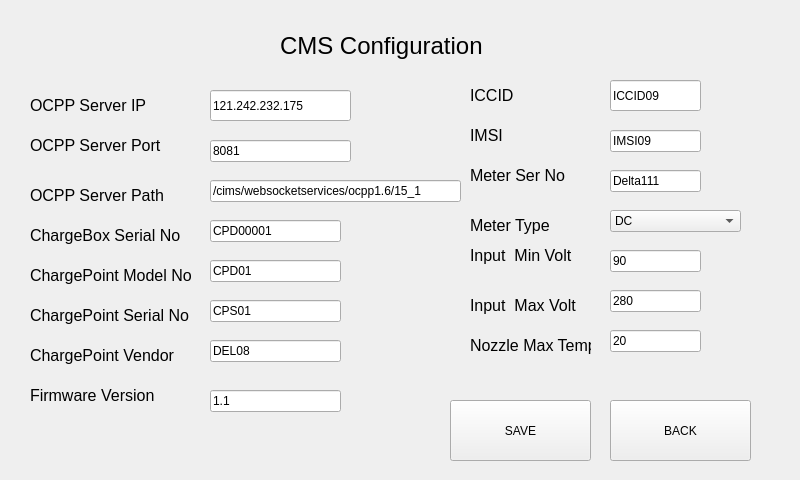
<?xml version="1.0" encoding="UTF-8"?>
<ui version="4.0">
 <class>cmsConfigform</class>
 <widget class="QWidget" name="cmsConfigform">
  <property name="geometry">
   <rect>
    <x>0</x>
    <y>0</y>
    <width>800</width>
    <height>480</height>
   </rect>
  </property>
  <property name="windowTitle">
   <string>Form</string>
  </property>
  <widget class="QLabel" name="label_21">
   <property name="geometry">
    <rect>
     <x>470</x>
     <y>210</y>
     <width>101</width>
     <height>31</height>
    </rect>
   </property>
   <property name="font">
    <font>
     <pointsize>12</pointsize>
    </font>
   </property>
   <property name="text">
    <string>Meter Type</string>
   </property>
  </widget>
  <widget class="QLineEdit" name="lineEdit_cp_model_no">
   <property name="geometry">
    <rect>
     <x>210</x>
     <y>260</y>
     <width>131</width>
     <height>22</height>
    </rect>
   </property>
   <property name="text">
    <string>CPD01</string>
   </property>
  </widget>
  <widget class="QLineEdit" name="lineEdit_firmware">
   <property name="geometry">
    <rect>
     <x>210</x>
     <y>390</y>
     <width>131</width>
     <height>22</height>
    </rect>
   </property>
   <property name="text">
    <string>1.1</string>
   </property>
  </widget>
  <widget class="QLabel" name="label_22">
   <property name="geometry">
    <rect>
     <x>470</x>
     <y>120</y>
     <width>91</width>
     <height>31</height>
    </rect>
   </property>
   <property name="font">
    <font>
     <pointsize>12</pointsize>
    </font>
   </property>
   <property name="text">
    <string>IMSI</string>
   </property>
  </widget>
  <widget class="QLineEdit" name="lineEdit_imsi">
   <property name="geometry">
    <rect>
     <x>610</x>
     <y>130</y>
     <width>91</width>
     <height>22</height>
    </rect>
   </property>
   <property name="text">
    <string>IMSI09</string>
   </property>
  </widget>
  <widget class="QLabel" name="label_18">
   <property name="geometry">
    <rect>
     <x>30</x>
     <y>220</y>
     <width>171</width>
     <height>31</height>
    </rect>
   </property>
   <property name="font">
    <font>
     <pointsize>12</pointsize>
    </font>
   </property>
   <property name="text">
    <string>ChargeBox Serial No</string>
   </property>
  </widget>
  <widget class="QLineEdit" name="lineEdit_cp_vendor_id">
   <property name="geometry">
    <rect>
     <x>210</x>
     <y>340</y>
     <width>131</width>
     <height>22</height>
    </rect>
   </property>
   <property name="text">
    <string>DEL08</string>
   </property>
  </widget>
  <widget class="QLabel" name="label_26">
   <property name="geometry">
    <rect>
     <x>470</x>
     <y>80</y>
     <width>61</width>
     <height>31</height>
    </rect>
   </property>
   <property name="font">
    <font>
     <pointsize>12</pointsize>
    </font>
   </property>
   <property name="text">
    <string>ICCID</string>
   </property>
  </widget>
  <widget class="QComboBox" name="comboBox_mtr_type">
   <property name="geometry">
    <rect>
     <x>610</x>
     <y>210</y>
     <width>131</width>
     <height>22</height>
    </rect>
   </property>
   <item>
    <property name="text">
     <string>DC</string>
    </property>
   </item>
   <item>
    <property name="text">
     <string>AC</string>
    </property>
   </item>
  </widget>
  <widget class="QLabel" name="label_29">
   <property name="geometry">
    <rect>
     <x>470</x>
     <y>330</y>
     <width>121</width>
     <height>31</height>
    </rect>
   </property>
   <property name="font">
    <font>
     <pointsize>12</pointsize>
    </font>
   </property>
   <property name="text">
    <string>Nozzle Max Temp </string>
   </property>
  </widget>
  <widget class="QLabel" name="label_23">
   <property name="geometry">
    <rect>
     <x>470</x>
     <y>240</y>
     <width>121</width>
     <height>31</height>
    </rect>
   </property>
   <property name="font">
    <font>
     <pointsize>12</pointsize>
    </font>
   </property>
   <property name="text">
    <string>Input  Min Volt</string>
   </property>
  </widget>
  <widget class="QLineEdit" name="lineEdit_server_ip">
   <property name="geometry">
    <rect>
     <x>210</x>
     <y>90</y>
     <width>141</width>
     <height>31</height>
    </rect>
   </property>
   <property name="text">
    <string>121.242.232.175</string>
   </property>
  </widget>
  <widget class="QLabel" name="label_24">
   <property name="geometry">
    <rect>
     <x>470</x>
     <y>160</y>
     <width>111</width>
     <height>31</height>
    </rect>
   </property>
   <property name="font">
    <font>
     <pointsize>12</pointsize>
    </font>
   </property>
   <property name="text">
    <string>Meter Ser No</string>
   </property>
  </widget>
  <widget class="QLabel" name="label_19">
   <property name="geometry">
    <rect>
     <x>30</x>
     <y>300</y>
     <width>181</width>
     <height>31</height>
    </rect>
   </property>
   <property name="font">
    <font>
     <pointsize>12</pointsize>
    </font>
   </property>
   <property name="text">
    <string>ChargePoint Serial No</string>
   </property>
  </widget>
  <widget class="QLineEdit" name="lineEdit_server_path">
   <property name="geometry">
    <rect>
     <x>210</x>
     <y>180</y>
     <width>251</width>
     <height>22</height>
    </rect>
   </property>
   <property name="text">
    <string>/cims/websocketservices/ocpp1.6/15_1</string>
   </property>
  </widget>
  <widget class="QLabel" name="label_17">
   <property name="geometry">
    <rect>
     <x>30</x>
     <y>180</y>
     <width>171</width>
     <height>31</height>
    </rect>
   </property>
   <property name="font">
    <font>
     <pointsize>12</pointsize>
    </font>
   </property>
   <property name="text">
    <string>OCPP Server Path</string>
   </property>
  </widget>
  <widget class="QLabel" name="label_16">
   <property name="geometry">
    <rect>
     <x>30</x>
     <y>130</y>
     <width>141</width>
     <height>31</height>
    </rect>
   </property>
   <property name="font">
    <font>
     <pointsize>12</pointsize>
    </font>
   </property>
   <property name="text">
    <string>OCPP Server Port</string>
   </property>
  </widget>
  <widget class="QLabel" name="label_20">
   <property name="geometry">
    <rect>
     <x>30</x>
     <y>340</y>
     <width>181</width>
     <height>31</height>
    </rect>
   </property>
   <property name="font">
    <font>
     <pointsize>12</pointsize>
    </font>
   </property>
   <property name="text">
    <string>ChargePoint Vendor</string>
   </property>
  </widget>
  <widget class="QLabel" name="label_28">
   <property name="geometry">
    <rect>
     <x>30</x>
     <y>380</y>
     <width>181</width>
     <height>31</height>
    </rect>
   </property>
   <property name="font">
    <font>
     <pointsize>12</pointsize>
    </font>
   </property>
   <property name="text">
    <string>Firmware Version</string>
   </property>
  </widget>
  <widget class="QLineEdit" name="lineEdit_nozzle_max_temp">
   <property name="geometry">
    <rect>
     <x>610</x>
     <y>330</y>
     <width>91</width>
     <height>22</height>
    </rect>
   </property>
   <property name="text">
    <string>20</string>
   </property>
  </widget>
  <widget class="QLineEdit" name="lineEdit_mtr_ser_num">
   <property name="geometry">
    <rect>
     <x>610</x>
     <y>170</y>
     <width>91</width>
     <height>22</height>
    </rect>
   </property>
   <property name="text">
    <string>Delta111</string>
   </property>
  </widget>
  <widget class="QLineEdit" name="lineEdit_cb_ser_num">
   <property name="geometry">
    <rect>
     <x>210</x>
     <y>220</y>
     <width>131</width>
     <height>22</height>
    </rect>
   </property>
   <property name="text">
    <string>CPD00001</string>
   </property>
  </widget>
  <widget class="QLabel" name="label_25">
   <property name="geometry">
    <rect>
     <x>470</x>
     <y>290</y>
     <width>121</width>
     <height>31</height>
    </rect>
   </property>
   <property name="font">
    <font>
     <pointsize>12</pointsize>
    </font>
   </property>
   <property name="text">
    <string>Input  Max Volt</string>
   </property>
  </widget>
  <widget class="QLineEdit" name="lineEdit_iccid">
   <property name="geometry">
    <rect>
     <x>610</x>
     <y>80</y>
     <width>91</width>
     <height>31</height>
    </rect>
   </property>
   <property name="text">
    <string>ICCID09</string>
   </property>
  </widget>
  <widget class="QLineEdit" name="lineEdit_cp_ser_no">
   <property name="geometry">
    <rect>
     <x>210</x>
     <y>300</y>
     <width>131</width>
     <height>22</height>
    </rect>
   </property>
   <property name="text">
    <string>CPS01</string>
   </property>
  </widget>
  <widget class="QPushButton" name="saveButton">
   <property name="geometry">
    <rect>
     <x>450</x>
     <y>400</y>
     <width>141</width>
     <height>61</height>
    </rect>
   </property>
   <property name="text">
    <string>SAVE</string>
   </property>
  </widget>
  <widget class="QLabel" name="label_27">
   <property name="geometry">
    <rect>
     <x>30</x>
     <y>260</y>
     <width>181</width>
     <height>31</height>
    </rect>
   </property>
   <property name="font">
    <font>
     <pointsize>12</pointsize>
    </font>
   </property>
   <property name="text">
    <string>ChargePoint Model No</string>
   </property>
  </widget>
  <widget class="QLineEdit" name="lineEdit_input_max_volt">
   <property name="geometry">
    <rect>
     <x>610</x>
     <y>290</y>
     <width>91</width>
     <height>22</height>
    </rect>
   </property>
   <property name="text">
    <string>280</string>
   </property>
  </widget>
  <widget class="QPushButton" name="cmsbackButton">
   <property name="geometry">
    <rect>
     <x>610</x>
     <y>400</y>
     <width>141</width>
     <height>61</height>
    </rect>
   </property>
   <property name="text">
    <string>BACK</string>
   </property>
  </widget>
  <widget class="QLineEdit" name="lineEdit_input_min_volt">
   <property name="geometry">
    <rect>
     <x>610</x>
     <y>250</y>
     <width>91</width>
     <height>22</height>
    </rect>
   </property>
   <property name="text">
    <string>90</string>
   </property>
  </widget>
  <widget class="QLineEdit" name="lineEdit_server_port">
   <property name="geometry">
    <rect>
     <x>210</x>
     <y>140</y>
     <width>141</width>
     <height>22</height>
    </rect>
   </property>
   <property name="text">
    <string>8081</string>
   </property>
  </widget>
  <widget class="QLabel" name="label_15">
   <property name="geometry">
    <rect>
     <x>30</x>
     <y>90</y>
     <width>161</width>
     <height>31</height>
    </rect>
   </property>
   <property name="font">
    <font>
     <pointsize>12</pointsize>
    </font>
   </property>
   <property name="text">
    <string>OCPP Server IP</string>
   </property>
  </widget>
  <widget class="QLabel" name="label">
   <property name="geometry">
    <rect>
     <x>280</x>
     <y>20</y>
     <width>231</width>
     <height>51</height>
    </rect>
   </property>
   <property name="font">
    <font>
     <pointsize>18</pointsize>
    </font>
   </property>
   <property name="text">
    <string>CMS Configuration</string>
   </property>
  </widget>
 </widget>
 <resources/>
 <connections/>
</ui>
